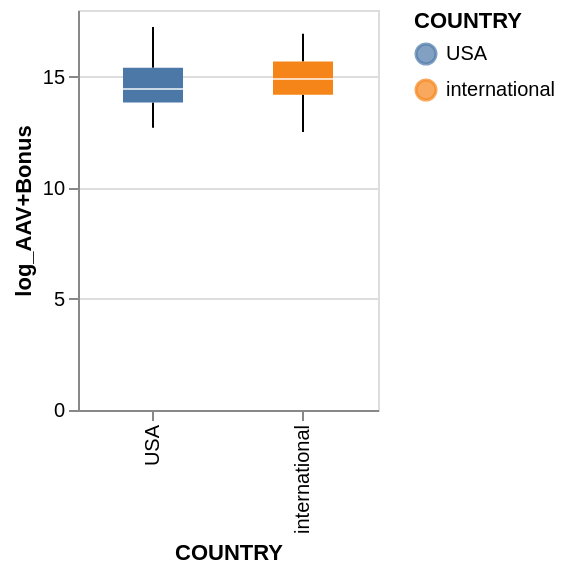

Notebook source saved alongside this figure:
### Code cell
base = alt.Chart(bio_salary_stats).mark_boxplot(size=30).encode(
    x=alt.X('COUNTRY:N'),
    y=alt.Y('log_AAV+Bonus:Q'),  
    color='COUNTRY:N'
).properties(
    width=150,
    height=200
)

base

### Figure 1 — Vega-Lite specification as saved in the notebook (floating-point values rounded to 4 significant figures; data arrays with more than 128 entries replaced by an {"elided": "..."} marker saying what was removed)
{"config": {"view": {"continuousWidth": 400, "continuousHeight": 300}}, "data": {"name": "data-148cd084d13f1156d6dd4bde27c4e21b"}, "mark": {"type": "boxplot", "size": 30}, "encoding": {"color": {"field": "COUNTRY", "type": "nominal"}, "x": {"field": "COUNTRY", "type": "nominal"}, "y": {"field": "log_AAV+Bonus", "type": "quantitative"}}, "height": 200, "width": 150, "$schema": "https://vega.github.io/schema/vega-lite/v4.17.0.json", "datasets": {"data-148cd084d13f1156d6dd4bde27c4e21b": {"elided": "1383 records"}}}
